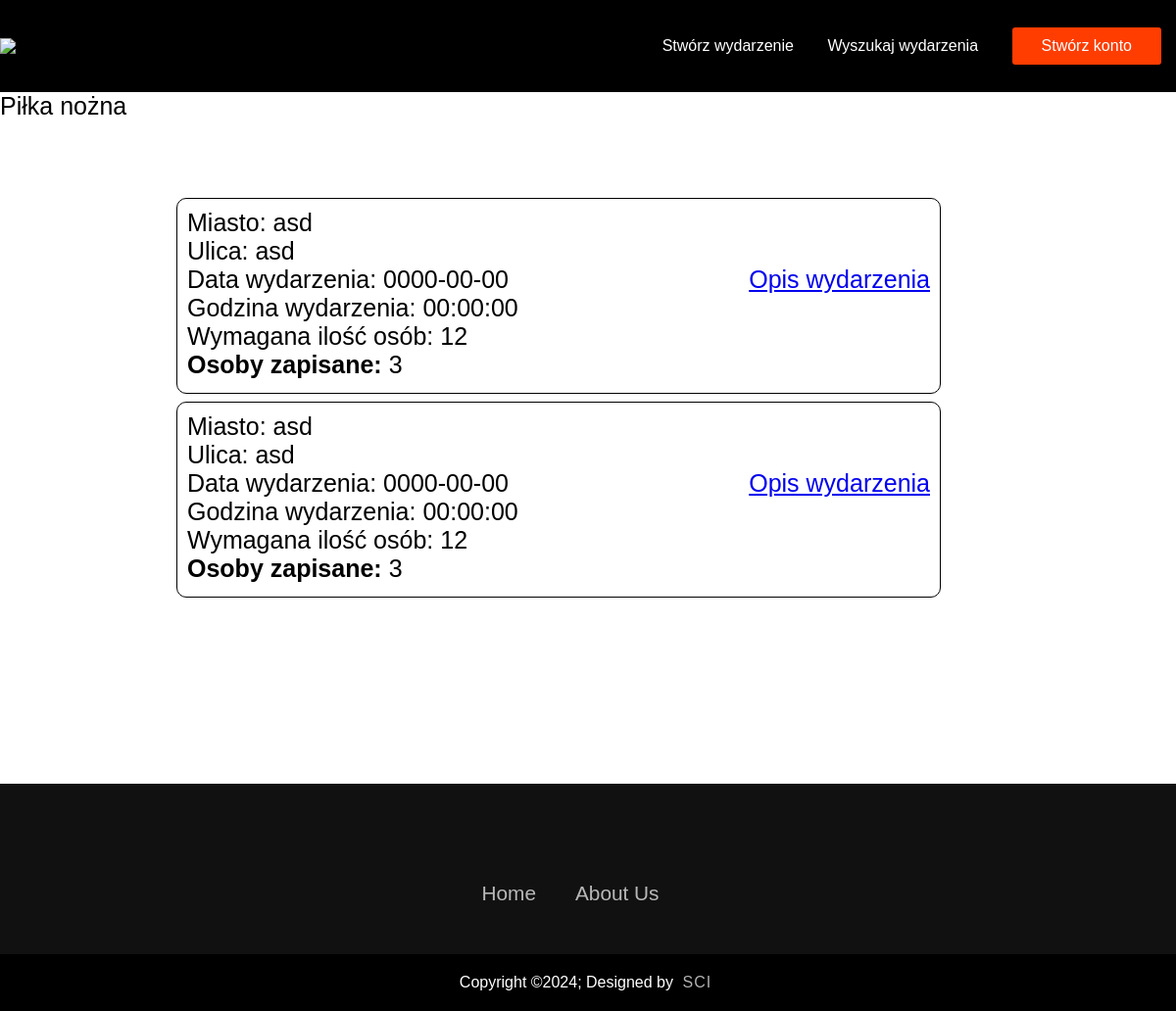
Page /wyszukiwanie.php on the earlier database version.
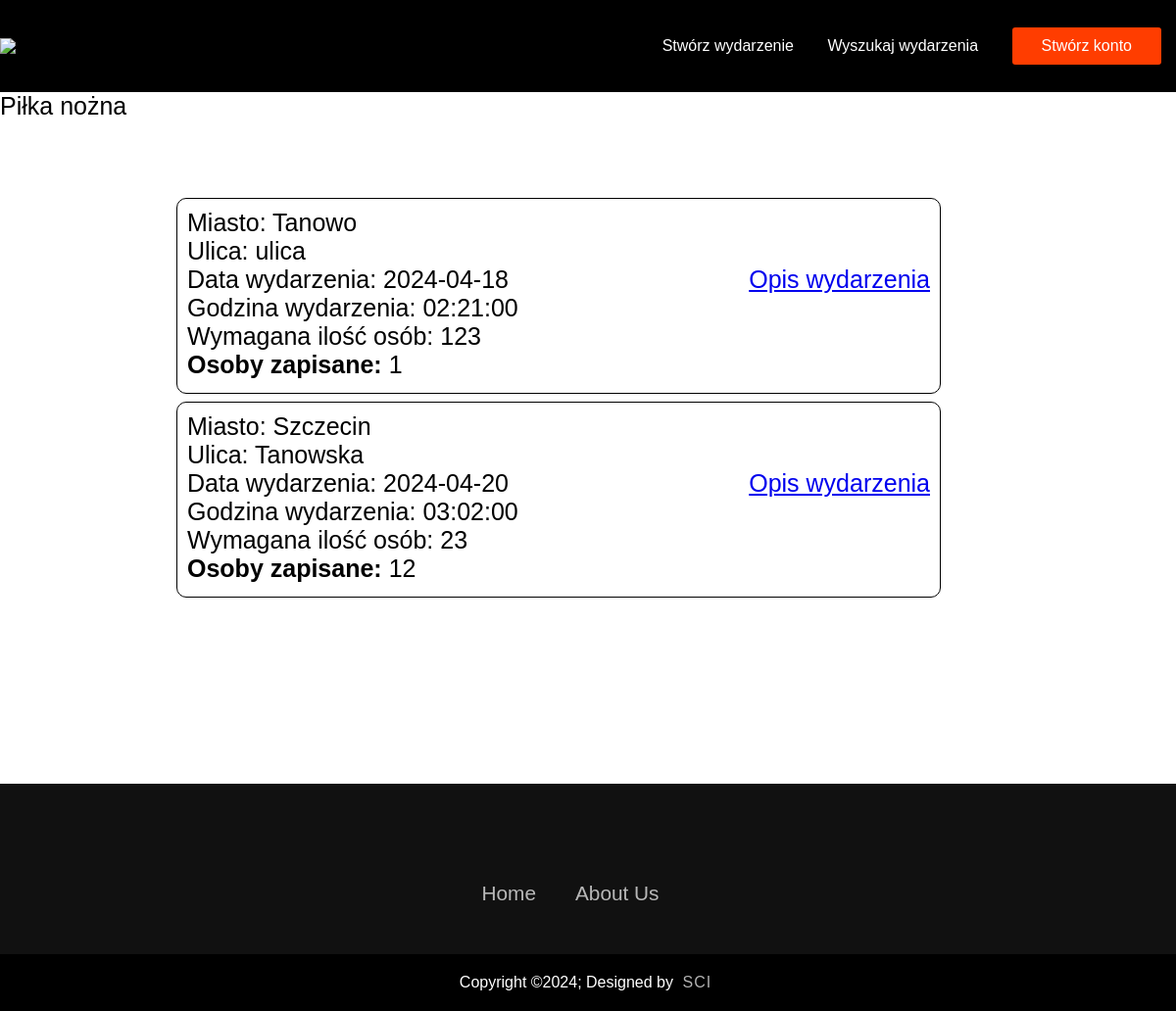
Same page on the later database version.
### tables this page shows
CREATE TABLE `wydarzenia` (
  `id` int(11) UNSIGNED NOT NULL,
  `miasto` text NOT NULL,
  `ulica` text NOT NULL,
  `data` date NOT NULL,
  `godzina` time NOT NULL,
  `osoby_zapisane` int(11) NOT NULL,
  `max_osoby` int(11) NOT NULL
);

### wyszukiwanie.php (the view, shortened to what this page needs)
<!DOCTYPE html>
<html lang="pl">
<head>
	<link rel="stylesheet" href="styl_pyknijmy.css">
</head>
<body>
<div class = "header">
  <nav>
   <img src="logo.png" class="logo">
    <ul class="nav-links">
		<li><a href="tworzenie.php">Stwórz wydarzenie</a></li>
		<li><a href="">Wyszukaj wydarzenia</a></li>
		<li class="btn">Stwórz konto</li>
	</ul>
  </nav>
  <?php
	 $host = 'localhost';
	 $username = 'root';
	 $password = '';
	 $database = 'pyknijmy';
	 $conn = mysqli_connect($host, $username, $password, $database);
	$wynik = mysqli_query($conn, "SELECT * from wydarzenia");
	 function funkcja($result) {
		 while ($row = mysqli_fetch_assoc($result)){
			 echo '<div class="klasa">';
			 echo '<div class="mmmm">' . 'Miasto: ', $row['miasto'], ' ';
			 echo '<div class="nnnn">' . 'Ulica: ', $row['ulica'], ' ';
			 echo '</div>';
			 echo '<a class="ogloszenie" href="ogloszenie.php?id=' . $row['id'] . '">';
			 echo 'Opis wydarzenia';
			 echo '</a>';
			 echo '<div class="wwww">' . 'Data wydarzenia: ', $row['data'], ' ';
			 echo '</div>';
			 echo '<div class="tttt">' . 'Godzina wydarzenia: ', $row['godzina'], ' ';
			 echo '</div>';
			 echo '<div class="rrrr">' . 'Wymagana ilość osób: ', $row['max_osoby'], ' ';
			 echo '</div>';
			 echo '<div class="eeee">' . '<b>Osoby zapisane: </b>', $row['osoby_zapisane'], ' ';
			 echo '</div>';
			 echo '</div>';
			 echo '</div>';
		 }
	 }
	?>
	<div class="conteiner">
	<div class="kategoria">Piłka nożna </div>
		<?php funkcja($wynik); ?>
  </div>
</div>
<footer>
		<div class = "footerContainer">
		 <div class = "footerNav">
		  <ul>
		    <li><a href = "index.html">Home</a></li>
			<li><a href= "https://linktr.ee/beatbuddy">About Us</a></li>
		  </ul>
		 </div>
		</div>
		<div class = "footerBottom">
		  <p>Copyright &copy;2024; Designed by <span class = "designer">SCI</span></p>
		 </div>
		</footer>
</body>
</html>

### styl_pyknijmy.css (style rules this page uses)
* { margin: 0; padding: 0; box-sizing: border-box; font-family: "poppins", sans-serif; }
.footerContainer { width: 97%; padding: 70px 30px 20px; }
footer { background-color: #111; bottom:0; width: 100vw; }
.footerNav { margin: 30px 0; }
.footerNav ul { display: flex; justify-content: center; list-style-type: none; }
.footerNav ul li a { color: white; margin: 20px; text-decoration: none; font-size: 1.3em; opacity: 0.7; transition: 0.5s; }
.footerBottom { background-color: #000; padding:20px; text-align: center; }
.footerBottom p { color: white; }
.designer { opacity: 0.7; text-transform: uppercase; letter-spacing: 1px; font-weight: 400; margin: 0px 5px; }
.header { min-height: 100vh; width: 100vw; position: relative; }
nav { display: flex; align-items: center; justify-content: space-between; background: #000000; }
.logo { width: 140px; }
.nav-links { padding: 28px 0; }
.nav-links li { display: inline-block; margin: 0 15px; }
.nav-links li a { text-decoration: none; color: #fff; padding: 5px 0; position: relative; }
.nav-links li a::after { content: ''; background: #ff3d00; width: 0; height: 2px; position: absolute; bottom: 0; left: 0; transition: width 0.5s; }
.btn { background: #ff3d00; color: #fff; padding: 10px 30px; border-radius: 3px; cursor: pointer; }
.conteiner { width: 100%; height: 100px; }
.kategoria { width: 100%; height: 100px; font-size: 25px; float:left; }
.mmmm { border: 1px solid black; float: left; padding: 10px; width: 65%; height: 200px; margin-top: 1vh; margin-left: 15vw; font-size: 25px; border-radius: 10px; }
.ogloszenie { float:right; }

Differences in the rows shown:
removed wydarzenia: miasto "asd", ulica "asd", data "0000-00-00", godzina "00:00:00", max_osoby "12", osoby_zapisane "3"
removed wydarzenia: miasto "asd", ulica "asd", data "0000-00-00", godzina "00:00:00", max_osoby "12", osoby_zapisane "3"
added wydarzenia: miasto "Tanowo", ulica "ulica", data "2024-04-18", godzina "02:21:00", max_osoby "123", osoby_zapisane "1"
added wydarzenia: miasto "Szczecin", ulica "Tanowska", data "2024-04-20", godzina "03:02:00", max_osoby "23", osoby_zapisane "12"
